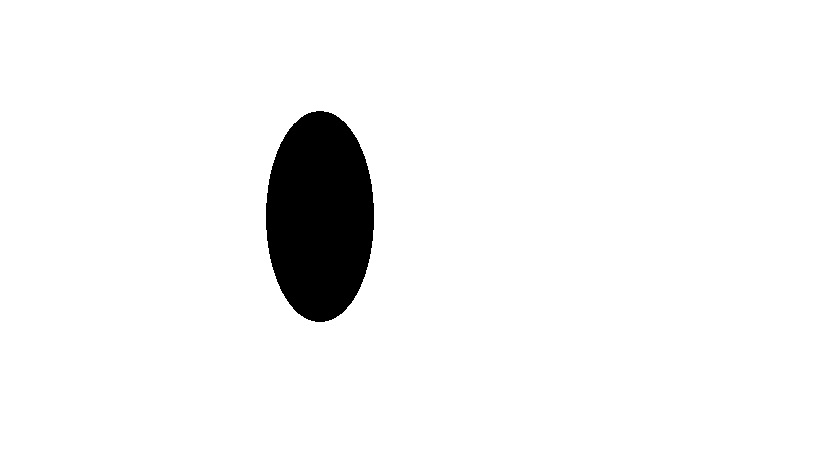
%> input picture circle_detection/elipsa.jpg, 819 x 460 px
$ octave ellipse.m   (GNU Octave 9; MATLAB toolbox functions it lacks are replaced by stand-ins)
%> lines starting %> are read from the running program, lines starting %| are printed output that depends on the picture; in (x1, y1, x2, y2) boxes, pixels count from 0 and x2, y2 are one past the last pixel; in counts of white or black regions, pixels touching at a corner belong together; the program's own positions count from 1
### circle_detection/checkPoints.m
function [ boolValue ] = checkPoints( p1, p2, p3, maxEllipse, minEllipse )
%Function checks distance between selected points
% INPUT    points, max and minimum treshold
% OUTPUT   Boolean value true or false

vec1 = p3 - p1;
vec2 = p2 - p1;
vec3 = p3 - p2;
norms = [norm(vec1, 2) norm(vec2, 2) norm(vec3, 2)];
if(min(norms) < minEllipse)
    boolValue = 0;
    return
else
    if(max(norms) > maxEllipse)
        boolValue = 0;
        return
    else
        boolValue = 1;
        return
    end
end

end

### circle_detection/findEllipse.m
function [ acc, angleA, angleB ] = findEllipse(pix, points, edgeim, acc, angleA, angleB)
%Function to find Ellipse using 3 point
% INPUT 3 Points probably lying on ellipse, sorted edge indexes
% and indexes of 3 points
% OUTPUT Ellipse parameters

    nc = [ -1, 1, 1, -1 ];
    nr = [-1 -1, 1, 1 ];
    nc = nc * 3;
    nr = nr *3;

    %% Calculate points
    p1 = pix(points(1),:);
    p2 = pix(points(2),:);
    p3 = pix(points(3),:);

    %% Calculate midpoints

    % calculate the 3 sides
    a=p2-p3;
    b=p1-p3;
    c=p1-p2;

    % midpoint on side c
    mc=p2+c.*0.5;

    % midpoint on side a
    ma=p3+a.*0.5;

    %% find point neightbours

    [py, px] = find((roipoly(edgeim,p1(2) + nc, p1(1) + nr) & edgeim) > 0  );
    [P,S] = polyfit(px, py,1);

    [p2y, p2x] = find((roipoly(edgeim,p2(2) + nc, p2(1) + nr) & edgeim) > 0  );
    [P2,S2] = polyfit(p2x, p2y,1);

    [p3y, p3x] = find((roipoly(edgeim,p3(2) + nc, p3(1) + nr) & edgeim) > 0  );
    [P3,S3] = polyfit(p3x, p3y,1);

    %% Calculate intersection points
    interPoints = inv([P(1) -1 ; P2(1) -1])*[ -P(2) -P2(2)]';
    inter2Points = inv([P2(1) -1 ; P3(1) -1])*[ -P2(2) -P3(2)]';

    %% Find ellipse center

     slope = (mc(1) - interPoints(2))/(mc(2) - interPoints(1));
     bs = slope*interPoints(1) - interPoints(2);
     slope2 = (ma(1) - inter2Points(2))/(ma(2) - inter2Points(1));
     b2s = slope2*inter2Points(1) - inter2Points(2);

     centerPoint = inv([slope -1 ; slope2 -1])*[ bs b2s ]';

     centerPoint = round(centerPoint);
     [ sizeh sizew ]= size(acc);

     if (centerPoint(1)< sizeh && centerPoint(2)< sizew && centerPoint(2)> 0 && centerPoint(1)> 0)
        acc(centerPoint(1),centerPoint(2)) = acc(centerPoint(1),centerPoint(2)) + 1;
     end

     %% Calculate other ellipse parameters

     p1cent = fliplr(p1) - [ centerPoint(1) centerPoint(2)];
     p2cent = fliplr(p2) - [ centerPoint(1) centerPoint(2)];
     p3cent = fliplr(p3) - [ centerPoint(1) centerPoint(2)];

     ABC = inv([ p1cent(1) p1cent(1)*p1cent(2) p1cent(2) ; p2cent(1) p2cent(1)*p2cent(2) p2cent(2); p3cent(1) p3cent(1)*p3cent(2) p3cent(2)].^2)*[1 1 1]';
     ABC(2) = ABC(2)/2;
     ab(1)  = sqrt(abs(inv(ABC(1))));
     ab(2)  = sqrt(abs(inv(ABC(3))));
     if (centerPoint(1)< sizeh && centerPoint(2)< sizew && centerPoint(2)> 0 && centerPoint(1)> 0)
        angleA(centerPoint(1),centerPoint(2)) = angleA(centerPoint(1),centerPoint(2)) +  ab(1);
        angleB(centerPoint(1),centerPoint(2)) = angleB(centerPoint(1),centerPoint(2)) +  ab(2);
     end

    %% Plot functions
% [22 lines of commented-out code are left out]


end

### circle_detection/ellipse.m
clear all;close all;

warning off;

%% Variables

maxEllipse = 140;
minEllipse = 80;

mask = ones(10,10);
K2 = 5;
th = 0:pi/500:2*pi;
Na = length(th);

%% Read Image and Preprocessing
coins = imread('elipsa.jpg', 'JPG');
%> coins is the input picture: size 460x819x3 uint8; min 0, max 255, mean 242.9
rg = rgb2gray(coins);
inImage = wiener2(rg,[70 70]);
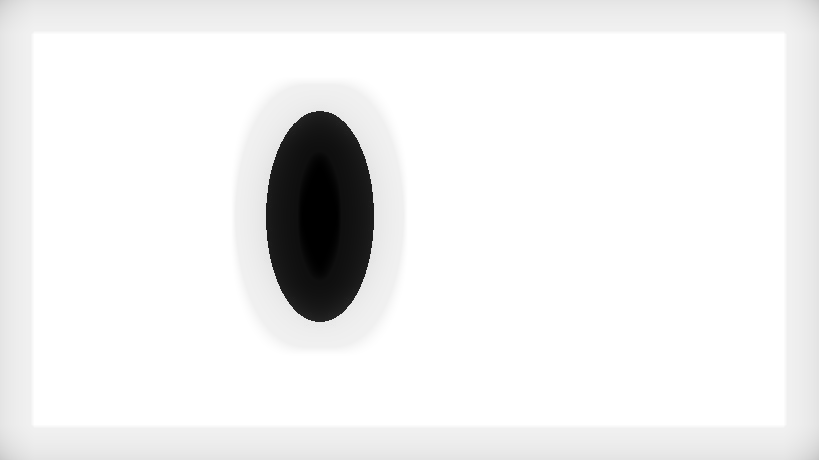
%> inImage: size 460x819 uint8; min 0, max 255, mean 238.5
edgeim = edge(inImage, 'canny', [0.15 0.2]);
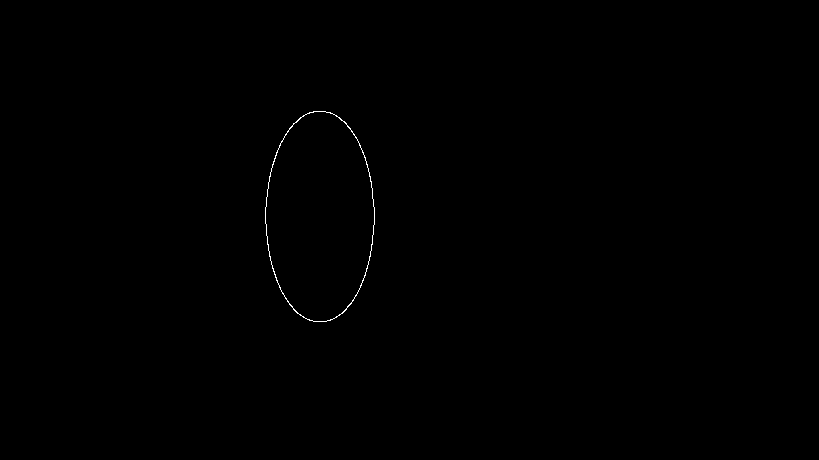
%> edgeim: size 460x819 logical; 0.15% white in thin lines or dots, all inside (x1, y1, x2, y2) = (265, 111, 375, 322)

%% Find Edges
[Ex Ey] = find(edgeim);
%> Ex = 558 values from 112 to 322; Ey = 558 values from 266 to 375
pix = [Ex Ey];
%> pix = 558 rows, first 12: [208 266; 209 266; 210 266; 211 266; 212 266; 213 266; 214 266; 215 266; 216 266; 217 266; 218 266; 219 266]
num = size(pix,1);
%> num = 558

%% Choose Random Points

[ sizeh sizew ] = size(edgeim);
%> sizeh = 460; sizew = 819
acc = zeros(sizeh, sizew);
angleA = zeros(sizeh, sizew);
angleB = zeros(sizeh, sizew);
counter = 0;
imagesc(edgeim)
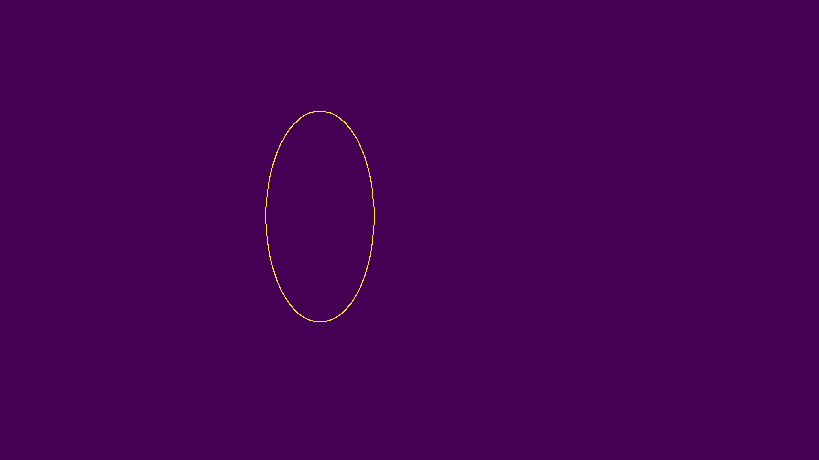
%> displayed picture: size 460x819x3, on the screen's scale of 0 to 255; mean R, G, B 68.3, 1.3, 83.9
figure
hold on
while counter<5*num
    points = [];
    points = round(rand(1,3)*num + 0.5);
    p1 = pix(points(1),:);
    p2 = pix(points(2),:);
    p3 = pix(points(3),:);
    if(checkPoints(p1,p2,p3,maxEllipse,minEllipse))
        [acc, angleA, angleB] = findEllipse(pix, points, edgeim, acc, angleA, angleB);
    end
   counter = counter + 1;
end
%> this loop made 2790 passes
%> (vec1 in checkPoints, vec2 in checkPoints, vec3 in checkPoints, norms in checkPoints, boolValue in checkPoints) on passes 1 to 3: ([-140 -69], [-104 -6], [-36 -63], [156.1 104.2 72.56], 0), ([-160 20], [-170 45], [10 -25], [161.2 175.9 26.93], 0), ([48 -53], [21 -83], [27 30], [71.51 85.62 40.36], 0)
%> after the loop, counter = 2790

%% Build meand plane

 [ sizeh sizew ]= size(acc);
    h = 1;
    for i = 6:10: sizeh-5
        k = 1;
        for j = 6:10:sizew-5
            buf = acc((i - K2):(i + K2), (j - K2):(j + K2));
            buf = sum(sum(buf));
            angleBufA = angleA((i - K2):(i + K2), (j - K2):(j + K2));
            angleBufA = sum(sum(angleBufA));
            angleBufB = angleB((i - K2):(i + K2), (j - K2):(j + K2));
            angleBufB = sum(sum(angleBufB));
            meanAccum(k, h) = buf;
            if angleBufA > 1
                meanAngleA(k, h) = angleBufA/(buf-1);
            end
            if angleBufB > 1
                meanAngleB(k, h) = angleBufB/(buf-1);
            end
            k = k + 1;
        end
        h = h + 1;
    end
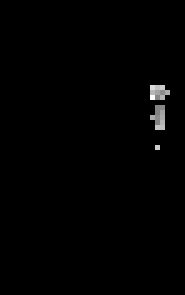
%> meanAngleA: size 59x37 double (shown 5 times larger); 1.65% of the values are NaN or infinite; the others: min 0, max 105.5, mean 0.732; drawn with min black, max white, NaN and infinite black
    figure
    surf(double(meanAccum))
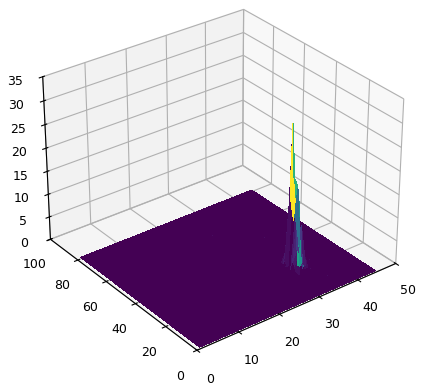
%> figure redrawn from the program's plot data

%% Find Maxiumum in Accumulator
[indr,indc]=find(meanAccum == max(max(meanAccum)));

%% Find Ellipse Angles
finalAngleA = meanAngleA(indr,indc)
finalAngleB = meanAngleB(indr,indc)

%% If more then one maximum choose median
if length(finalAngleA) > 1
    angleArray = meanAngleA(indr,indc);
    angleVector = reshape(C, 1, prod(size(C)));
    angleVector = sort(angleVector);
    Nv = length(angleVector);
    finalAngleA = angleVector(round(Nv/2));
end

if length(finalAngleB) > 1
    angleArray = meanAngleB(indr,indc);
    angleVector = reshape(C, 1, prod(size(C)));
    angleVector = sort(angleVector);
    Nv = length(angleVector);
    finalAngleB = angleVector(round(Nv/2));
end

%% Draw Ellipse on image

x = indr*10 + finalAngleB*cos(th);
y = indc*10 + finalAngleA*sin(th);
x = ceil(x);
y = ceil(y);
for j = 1:Na
    if ( x(j) > 0 && y(j) > 0)
        coins(x(j),y(j),1) = 123;
        coins(x(j),y(j),2) = 255;
        coins(x(j),y(j),3) = 188;
    end
end
